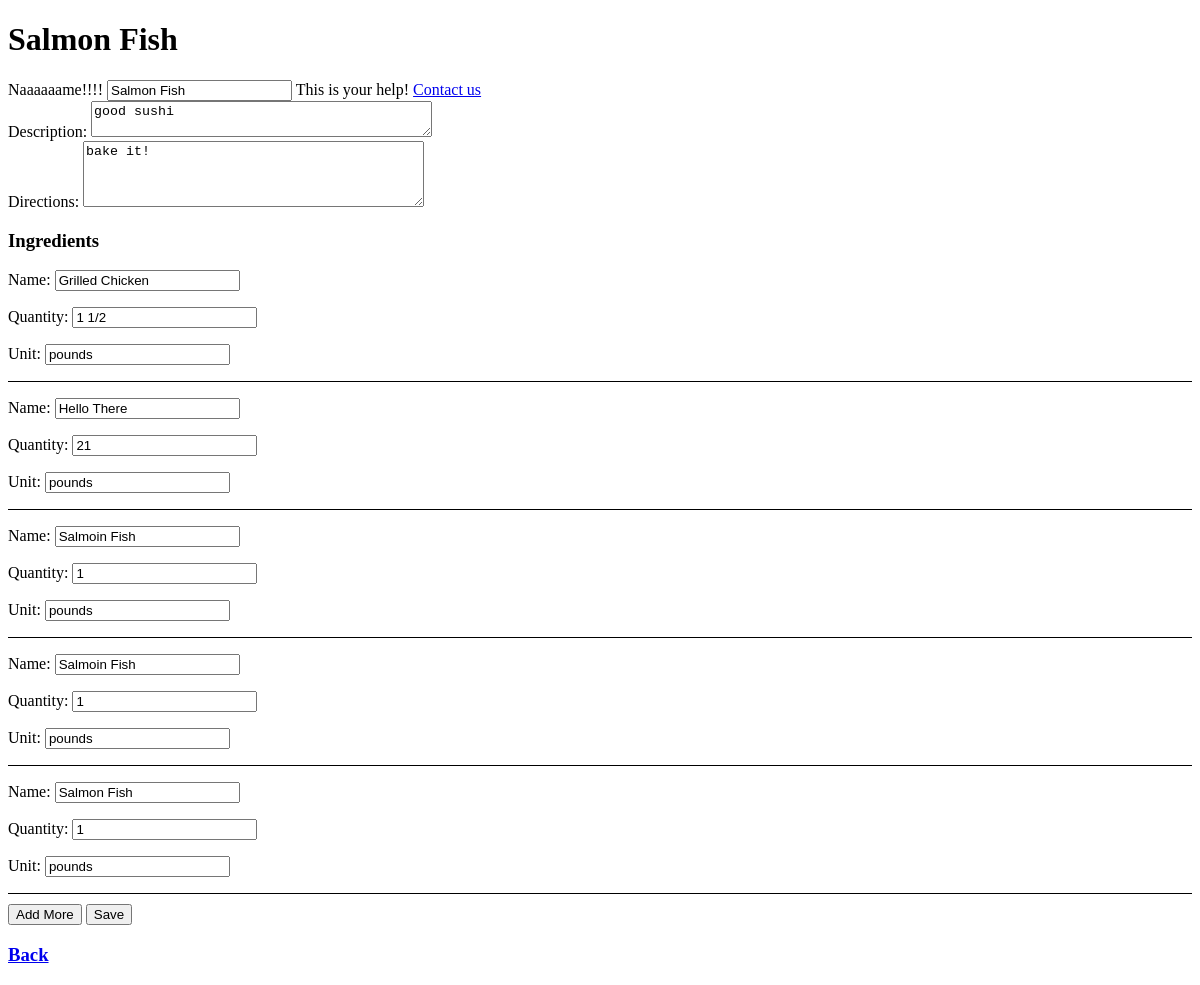
Before: /pantry/recipes/1/edit/ (signed in) with the older database file.
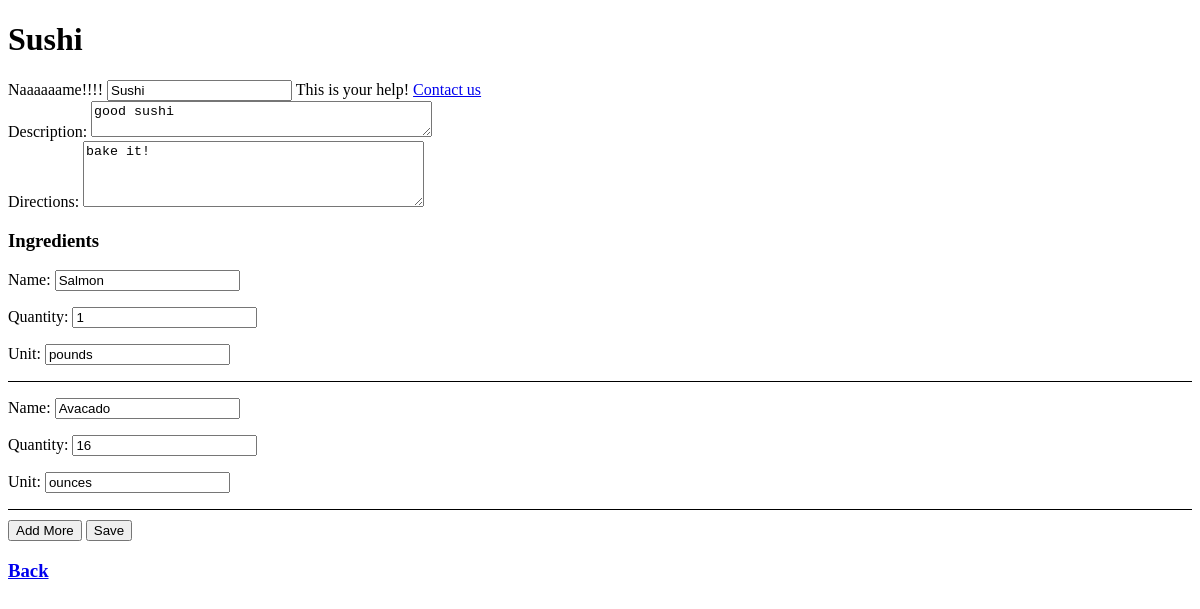
After: the same page with the newer database file.
### recipes/models.py (models this page shows, shortened)
class Recipe(models.Model):
    user = models.ForeignKey(settings.AUTH_USER_MODEL, on_delete=models.CASCADE)
    name = models.CharField(max_length=220)
    description = models.TextField(blank=True, null=True)
    directions = models.TextField(blank=True, null=True)
    timestamp = models.DateTimeField(auto_now_add=True)
    updated = models.DateTimeField(auto_now=True)
    active = models.BooleanField(default=True)

### recipes/views.py (the view, shortened to what this page needs)
# urls.py: path('<int:id>/edit/', recipe_update_view, name='update'),
@login_required
def recipe_update_view(request, id=None):
    obj = get_object_or_404(Recipe, id=id, user=request.user)
    form = RecipeForm(request.POST or None, instance=obj)
    RecipeIngredientsFormset = modelformset_factory(RecipeIngredients, form=RecipeIngredientsForm, extra=0)
    qs = obj.recipeingredients_set.all()
    formset = RecipeIngredientsFormset(request.POST or None, queryset=qs)
    context = {
        'form':form,
        'formset':formset,
        'obj':obj
    }
    return render(request, 'recipes/create-update.html', context=context)

### recipes/forms.py
class RecipeForm(forms.ModelForm):
    required_css_class = 'required-field' # css classes have '-' between then not '_'
    error_css_class = 'error-field'
    ''
    name = forms.CharField(widget=forms.TextInput(attrs={'class': 'form-control', 'placeholder':'Recipe Name'}), help_text='This is your help! <a href="../../../../">Contact us</a>')
    ''
    ''
    ''
    def __init__(self, *args, **kwargs):
        super().__init__(*args, **kwargs)
        for field in self.fields:
            new_data = {
            'placeholder':f'Recipe {str(field)}',
            'class':'form-control'
        }
            self.fields[str(field)].widget.attrs.update(new_data) # you can pass **new_data too, in order to unpack it
        self.fields['name'].label= 'Naaaaaame!!!!'
        self.fields['name'].widget.attrs.update({'class':'form-control-2'})
        self.fields['description'].widget.attrs.update({'rows':'2'})
        self.fields['directions'].widget.attrs.update({'rows':'4'})
    class Meta:
        model = Recipe
        fields = ['name', 'description', 'directions']

### Templates/Recipes/create-update.html (shortened to what this page needs)
{% extends 'Base.html' %}
{% block title %}
<h1>{{obj.name}}</h1>
{% endblock %}
{% block content %}
<form action='.' method='POST' hx-post='.' hx-swap='outerHTML'>
    {% for field in form %}
    <div class='{% if field.field.required %}{{ form.required_css_class }}{% endif %}'>
        {{ field.label_tag }} {{ field }}
    {% if field.help_text %}
    {{ field.help_text|safe }}
    {% endif %}
    </div>
    {% endfor %}
    {% if formset %}
    <h3>Ingredients</h3>
    <div id='ingredient-form-list'>
        {% for form in formset %}
        <div class='ingredient-form'>
            {{ form.as_p}}
        </div>
        {% endfor %}
    </div>
    <button id='add-more' type='button'>Add More</button>
    {% endif %}
    <button style='margin-top:10px;' type='Submit'>Save</button>
</form>
<h3><a href='../'>Back</a></h3>
{% endblock %}

Changed rows visible on the page:
changed Recipe "good sushi": name "Salmon Fish" → "Sushi"
Other visible differences:
form field as_p: "Grilled Chicken" → "Salmon"
form field as_p: "1 1/2" → "1"
form field as_p: "Hello There" → "Avacado"
form field as_p: "21" → "16"
form field as_p: "pounds" → "ounces"
list line gone: "Name: Quantity: Unit: Salmoin Fish 1 pounds"
list line gone: "Name: Quantity: Unit: Salmon Fish 1 pounds"
